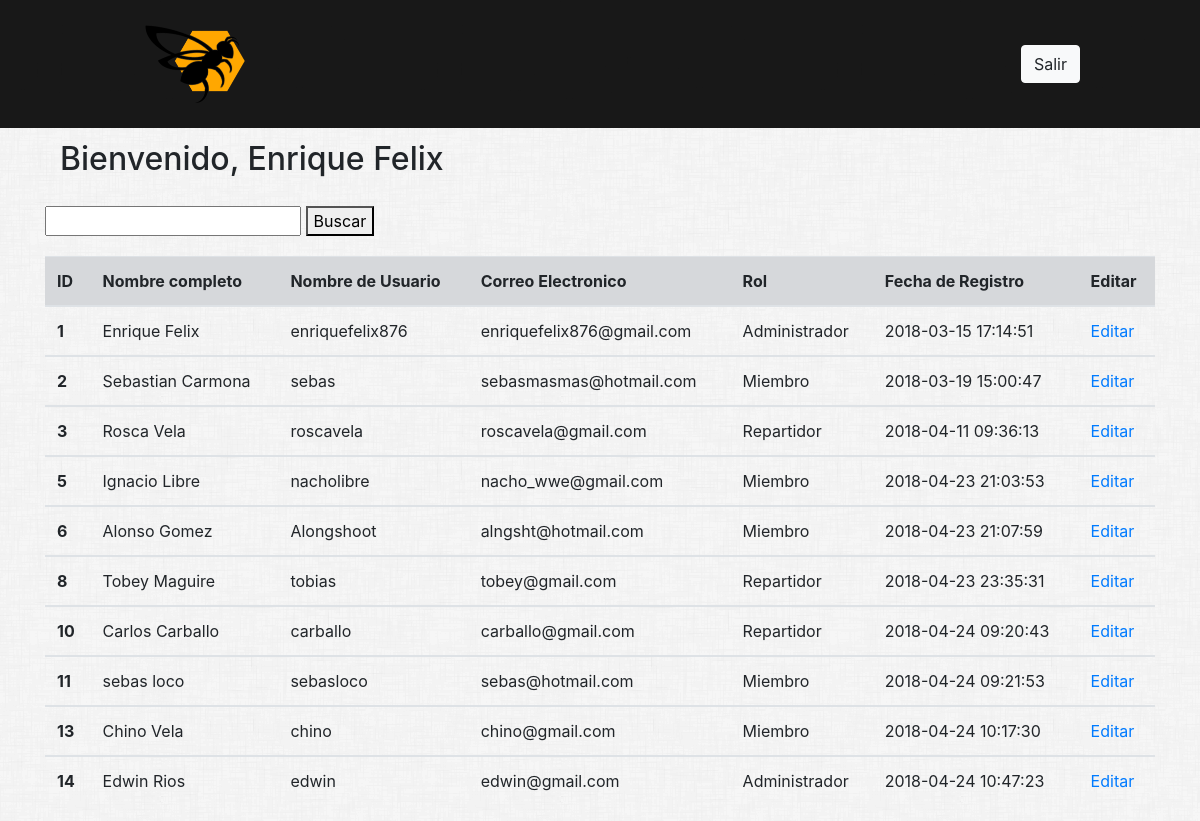
The page /home.php (signed in) on the database its author committed.
### tables this page shows
CREATE TABLE `user` (
  `id` int(11) NOT NULL,
  `fullname` varchar(500) NOT NULL,
  `username` varchar(100) NOT NULL,
  `email` varchar(255) NOT NULL,
  `password` varchar(255) NOT NULL,
  `rol` enum('Miembro','Administrador','Repartidor') NOT NULL DEFAULT 'Miembro',
  `phonenumber` varchar(100) DEFAULT NULL,
  `created_at` datetime NOT NULL
);

### includes/list_of_members.php (the view, shortened to what this page needs)
<?php
include "php/conexion.php";
$sql= "select * from user";
$query = $con->query($sql);
?>
<div class="container" style="padding-top:20px; padding-bottom: 20px">
  <div class="row">
    <form action="<?php echo $_SERVER['PHP_SELF']?>" method="GET">
        <input type="text" id="nombre" name="nombre">
        <button type="submit">Buscar</button>
    </form>
  </div>
</div>
<table class="table">
  <thead>
    <tr class="table-secondary">
      <th scope="col">ID</th>
      <th scope="col">Nombre completo</th>
      <th scope="col">Nombre de Usuario</th>
      <th scope="col">Correo Electronico</th>
      <th scope="col">Rol</th>
      <th scope="col">Fecha de Registro</th>
      <th scope="col">Editar</th>
    </tr>
  </thead>
<?php
    while($datos=$query->fetch_array()){
?>
    <tbody>
    <tr class¨="table-primary">
      <th scope="row"> <?php echo $datos["id"]?> </th>
      <td> <?php echo $datos["fullname"]?> </td>
      <td> <?php echo $datos["username"]?> </td>
      <td> <?php echo $datos["email"]?> </td>
      <td> <?php echo $datos["rol"]?> </td>
      <td> <?php echo $datos["created_at"]?> </td>
      <td> <a href="./info_usuario_admin.php?id=<?php echo $datos["id"]?>"> Editar</td></a>
    </tr>
    </tbody>
    <?php
    }
    ?>
</table>

### includes/info_user.php (shortened to what this page needs)
<div class="container">
<?php
include "php/conexion.php";
$sql= "select * from user where id = \"$_SESSION[user_id]\"";
$query = $con->query($sql);
while($datos=$query->fetch_array()){
    $nombreCompleto = $datos["fullname"];
}
?>
<div class="container">
    <div class="row">
        <div class="col">
            <h2 style="padding-top:140px;">Bienvenido, <?php echo $nombreCompleto?></h2>
        </div>
        <div class="col text-right">
        </div>
    </div>
</div>
<?php
switch ($_SESSION["user_rol"]) {
    case "Administrador":
    include('list_of_members.php');
        break;
}
?>
</div>

### rows shown on the page
user: fullname "Enrique Felix", id "1", username "enriquefelix876", email "enriquefelix876@gmail.com", rol "Administrador", created_at "2018-03-15 17:14:51"
user: id "2", fullname "Sebastian Carmona", username "sebas", email "sebasmasmas@hotmail.com", rol "Miembro", created_at "2018-03-19 15:00:47"
user: id "3", fullname "Rosca Vela", username "roscavela", email "roscavela@gmail.com", rol "Repartidor", created_at "2018-04-11 09:36:13"
user: id "5", fullname "Ignacio Libre", username "nacholibre", email "nacho_wwe@gmail.com", rol "Miembro", created_at "2018-04-23 21:03:53"
user: id "6", fullname "Alonso Gomez", username "Alongshoot", email "alngsht@hotmail.com", rol "Miembro", created_at "2018-04-23 21:07:59"
user: id "8", fullname "Tobey Maguire", username "tobias", email "tobey@gmail.com", rol "Repartidor", created_at "2018-04-23 23:35:31"
user: id "10", fullname "Carlos Carballo", username "carballo", email "carballo@gmail.com", rol "Repartidor", created_at "2018-04-24 09:20:43"
user: id "11", fullname "sebas loco", username "sebasloco", email "sebas@hotmail.com", rol "Miembro", created_at "2018-04-24 09:21:53"
user: id "13", fullname "Chino Vela", username "chino", email "chino@gmail.com", rol "Miembro", created_at "2018-04-24 10:17:30"
user: id "14", fullname "Edwin Rios", username "edwin", email "edwin@gmail.com", rol "Administrador", created_at "2018-04-24 10:47:23"
